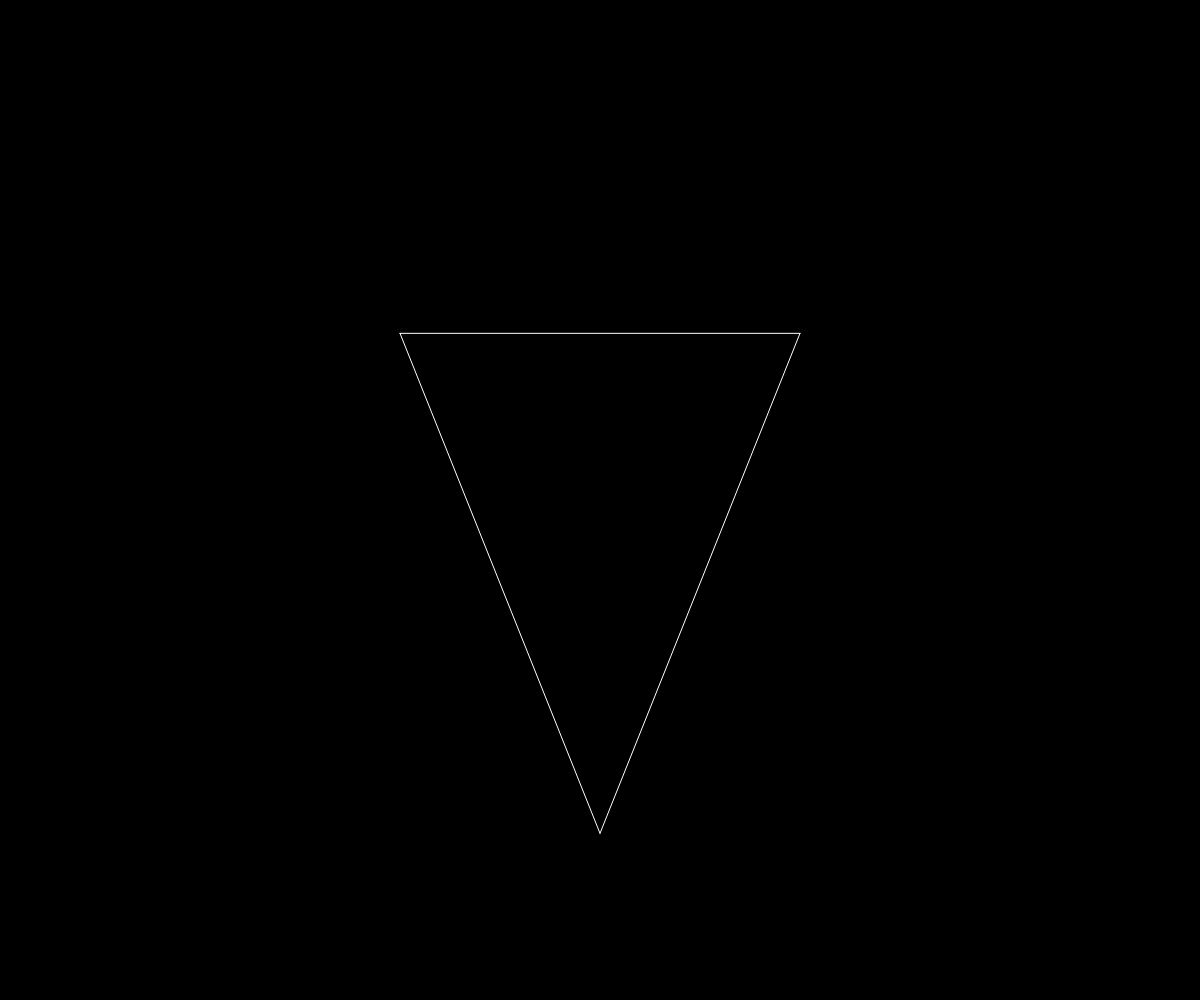
Frame 1 (no input)
Frame 60 (no input): identical to frame 1, image omitted
Frame 120 (the mouse pressed at the canvas centre since frame 60): identical to frame 1, image omitted

The p5.js sketch that drew this single still picture (run headless with seeded random() and noise() and a simulated clock; from frame 60 on, the mouse is pressed at the canvas centre):

// p5.js sketch
// ── sketch.js
let lines = []
function setup() {
    createCanvas(windowWidth, windowHeight)
    background(0)

    const a = new p5.Vector(width/3, height/3)
    const b = new p5.Vector(width*2/3, height/3)
    const c = new p5.Vector(width/2, height*5/6)

    lines.push(new Kochline(a, b))
    lines.push(new Kochline(b, c))
    lines.push(new Kochline(c, a))
    /*
    for (let i=0; i<5; i++) {
        generate(lines)
    }
    */
}

function draw () {
    background(0)
    lines.forEach(function(line){
        line.display()
    })
}

function mouseClicked() {
    generate(lines)
}

function generate (array) {
    let next = []
    array.forEach(function(line) {
        let a = line.kochA()
        let b = line.kochB()
        let c = line.kochC()
        let d = line.kochD()
        let e =line.kochE()

        next.push(new Kochline(a,b))
        next.push(new Kochline(b,c))
        next.push(new Kochline(c,d))
        next.push(new Kochline(d,e))
    })
    lines = next
}
// ── kochline.js
function Kochline (a, b) {
    this.start = a.copy()
    this.end = b.copy()
    
}

Kochline.prototype.display = function () {
    noFill()
    stroke(255)
    line(this.start.x, this.start.y, this.end.x, this.end.y)
}

Kochline.prototype.kochA = function () {
    return this.start.copy()
    
}
Kochline.prototype.kochB = function () {
    let v = new p5.Vector.sub(this.end, this.start)
    v.div(3)
    v.add(this.start)
    return v
}

Kochline.prototype.kochD = function () {
    let v = new p5.Vector.sub(this.end, this.start)
    v.mult(2/3)
    v.add(this.start)
    return v
}

Kochline.prototype.kochC = function () {
    let a = this.start.copy()
    let v = new p5.Vector.sub(this.end, this.start)
    v.div(3)
    a.add(v)
    v.rotate(-radians(60))
    a.add(v)
    return a
}
Kochline.prototype.kochE = function () {
    return this.end.copy()
}
